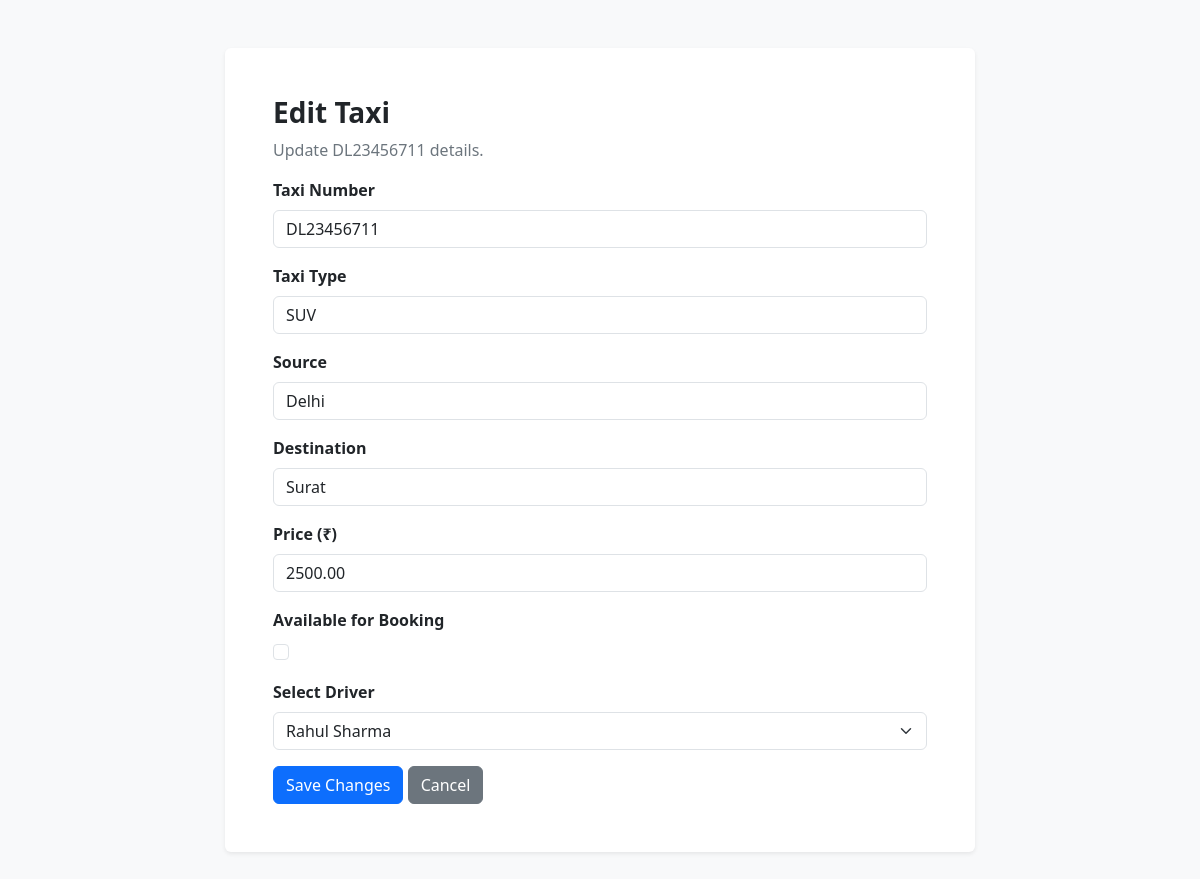
/taxis/2/edit/ (signed in), run on an earlier commit of the app's database.
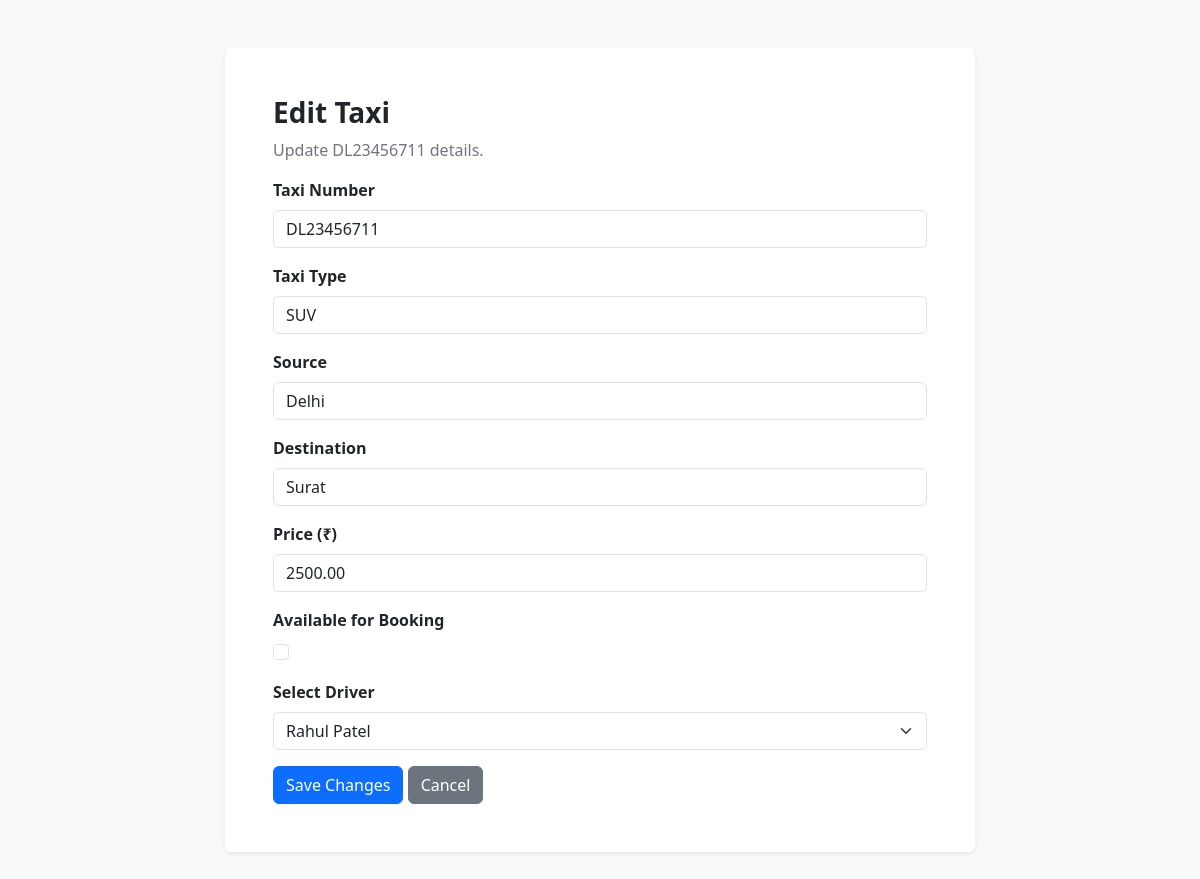
And on a later commit of the database.
### core/models.py (models this page shows, shortened)
class Taxi(models.Model):
    number = models.CharField(max_length=20, unique=True)
    type = models.CharField(max_length=50)
    source = models.CharField(max_length=100)
    destination = models.CharField(max_length=100)
    price = models.DecimalField(max_digits=10, decimal_places=2)
    availability = models.BooleanField(default=True)
    driver = models.ForeignKey(
        Driver,
        on_delete=models.CASCADE,
        related_name='taxis',
    )

### core/views.py (the view)
@user_passes_test(
    lambda user: user.is_authenticated and user.is_staff,
    login_url='admin_login',
)
def admin_taxi_edit(request, taxi_id):
    taxi = get_object_or_404(Taxi, pk=taxi_id)
    if request.method == 'POST':
        form = TaxiForm(request.POST, instance=taxi)
        if form.is_valid():
            form.save()
            messages.success(request, 'Taxi updated successfully!')
            return redirect('admin_taxi_list')
    else:
        form = TaxiForm(instance=taxi)
    return render(
        request,
        'core/admin_taxi_edit.html',
        {'form': form, 'taxi': taxi},
    )

### core/models.py (called while the page is built)
    def __str__(self):
        return self.name

### core/templates/core/admin_taxi_edit.html (shortened to what this page needs)
<!DOCTYPE html>
<html lang="en">
<head>
    <link href="https://cdn.jsdelivr.net/npm/bootstrap@5.3.3/dist/css/bootstrap.min.css"
          rel="stylesheet">
</head>
<body class="bg-light">
<div class="container py-5">
    <div class="card border-0 shadow-sm mx-auto" style="max-width:750px">
        <div class="card-body p-4 p-md-5">
            <h1 class="h3 fw-bold">Edit Taxi</h1>
            <p class="text-secondary">Update {{ taxi.number }} details.</p>
            <form method="POST">
                {% for field in form %}
                    <div class="mb-3">
                        <label for="{{ field.id_for_label }}"
                               class="form-label fw-semibold">
                            {{ field.label }}
                        </label>
                        {% if field.name == 'availability' %}
                            <div class="form-check">
                                {{ field }}
                            </div>
                        {% else %}
                            {{ field }}
                        {% endif %}
                    </div>
                {% endfor %}
                <button type="submit" class="btn btn-primary">
                    Save Changes
                </button>
                <a href="{% url 'admin_taxi_list' %}"
                   class="btn btn-secondary">Cancel</a>
            </form>
        </div>
    </div>
</div>
</body>
</html>

What changed in the data, as far as the page shows it:
changed Taxi "DL23456711": driver "Rahul Sharma" → "Rahul Patel"
